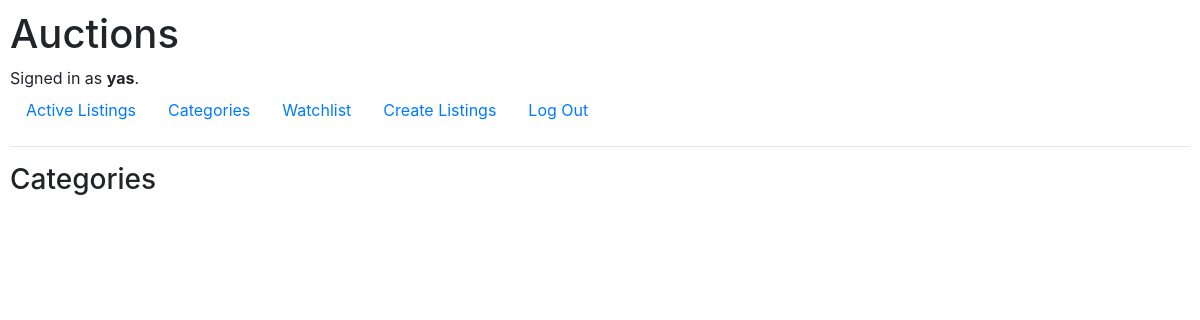
Before: /categories (signed in) with the older database file.
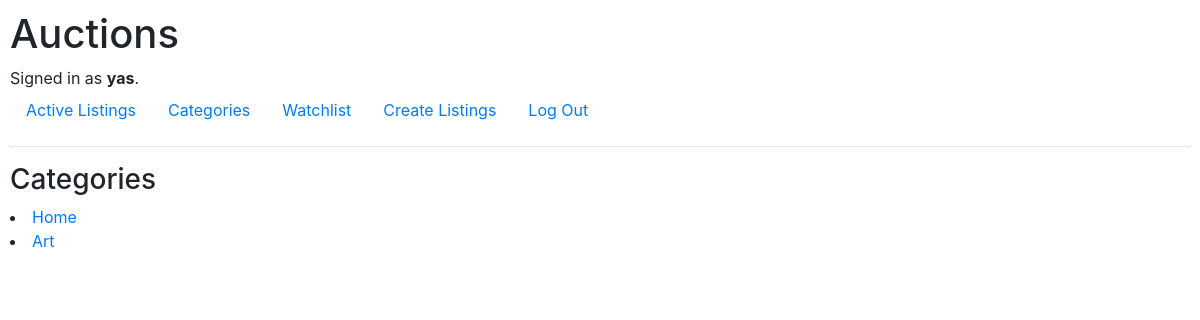
After: the same page with the newer database file.
### auctions/models.py (models this page shows)
class User(AbstractUser):
    pass

class Category(models.Model):
    categoryName = models.CharField(max_length=50)
    def __str__(self):
        return self.categoryName

### auctions/views.py (the view)
# urls.py: path("categories", views.categorylist, name="categorylist"),
def categorylist(request):
    cat = Category.objects.all()
    return render(request, "auctions/categorylist.html",{
        "category" : cat
    })

### auctions/templates/auctions/categorylist.html
{% extends "auctions/layout.html" %}
{% block body %}
    <h3>Categories</h3>
    {% for cat in category %}
        <li><a href="{% url 'category' cat.id %}">{{cat}}</a>
        </li>
    {% endfor %}
{% endblock %}

### auctions/templates/auctions/layout.html (shortened to what this page needs)
{% load static %}
<!DOCTYPE html>
<html lang="en">
    <head>
        <link rel="stylesheet" href="https://stackpath.bootstrapcdn.com/bootstrap/4.4.1/css/bootstrap.min.css">
        <link href="{% static 'auctions/styles.css' %}" rel="stylesheet">
    </head>
    <body>
        <h1>Auctions</h1>
        <div>
            {% if user.is_authenticated %}
                Signed in as <strong>{{ user.username }}</strong>.
            {% else %}
                Not signed in.
            {% endif %}
        </div>
        <ul class="nav">
            <li class="nav-item">
                <a class="nav-link" href="{% url 'index' %}">Active Listings</a>
            </li>
            <li class="nav-item">
                <a class="nav-link" href="{% url 'categorylist' %}">Categories</a>
            </li>
            {% if user.is_authenticated %}
                <li class="nav-item">
                    <a class="nav-link" href="{% url 'watchlist' %}">Watchlist</a>
                </li>
                <li class="nav-item">
                <a class="nav-link" href="{% url 'createlistings' %}">Create Listings</a>
                </li>
                <li class="nav-item">
                    <a class="nav-link" href="{% url 'logout' %}">Log Out</a>
                </li>
            {% endif %}
        </ul>
        <hr>
        {% block body %}
        {% endblock %}
    </body>
</html>

### auctions/static/auctions/styles.css (style rules this page uses)
body { padding: 10px; }

Changed rows visible on the page:
added Category: categoryName "Home"
added Category: categoryName "Art"
